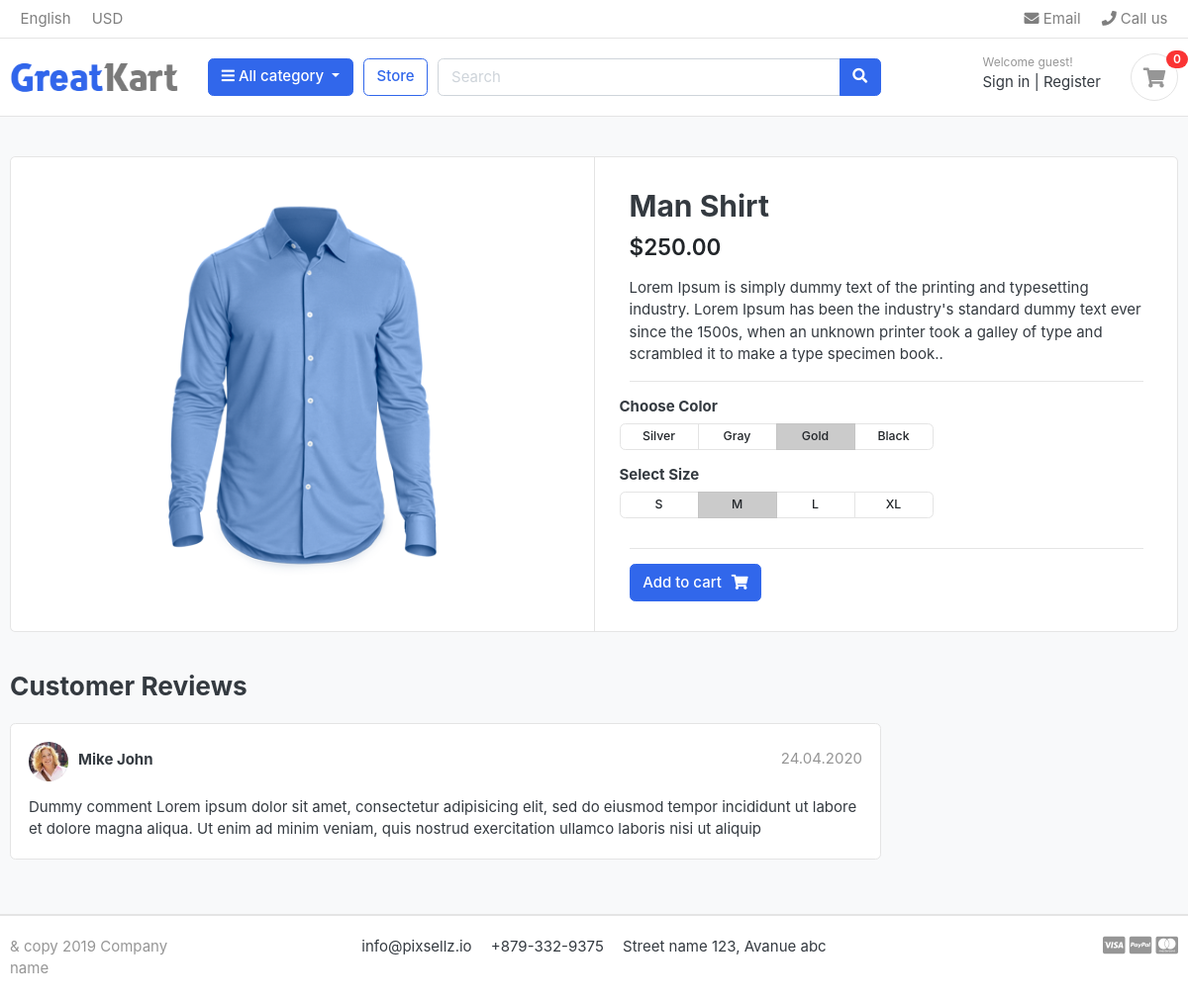
/store/shirts/man-shirt/, run on the app's committed database.
### store/models.py (models this page shows, shortened)
class Product(models.Model):
    Product_name    = models.CharField(max_length=50, unique=True)
    Slug            = models.SlugField(max_length=50, unique=True)
    Description     = models.TextField()
    Price           = models.IntegerField()
    Image           = models.ImageField(upload_to='product/images')
    Stock           = models.IntegerField()
    is_available    = models.BooleanField(default=True)
    category        = models.ForeignKey(Categorie, on_delete=models.CASCADE)
    Created_date    = models.DateTimeField(auto_now_add=True)
    Modified_date   = models.DateTimeField(auto_now=True)

### store/views.py (the view)
# urls.py: path('<slug:category_slug>/<slug:product_slug>/', views.product_details, name='product_by_details'),
def product_details(request,category_slug,product_slug):
    try:
        single_product = Product.objects.get(category__slug=category_slug,Slug=product_slug)
    except Product.DoesNotExist:
        raise Http404("Product not found.")
    context ={
        'single_product': single_product,
    }
    return render(request, 'product-detail.html', context)

### cart/context_processor.py (called while the page is built)
def counter(request):
    cart_count = 0
    try :
        cart = Cart.objects.get(cart_id= _cart_id(request))
        cart_itams = CartIteam.objects.filter(cart=cart, is_active=True)
        cart_count = sum(iteam.quantity for iteam in cart_itams)
    except Cart.DoesNotExist:
        cart_count = 0
    return dict(cart_count=cart_count)

### cart/views.py (called while the page is built)
def _cart_id(request):
    cart = request.session.session_key
    if not cart:
       cart = request.session.create()
    return cart

### category/context_processor.py (called while the page is built)
def get_links(request):
    links = Categorie.objects.all()
    return dict(link=links)

### templates/product-detail.html
{% extends "base.html" %}
{% block content %}
{% load static %}
<section class="section-content padding-y bg">
<div class="container">
<div class="card">
	<div class="row no-gutters">
		<aside class="col-md-6">
<article class="gallery-wrap">
	<div class="img-big-wrap">
	   <a href="#"><img src="{{single_product.Image.url}}"></a>
	</div>
</article>
		</aside>
		<main class="col-md-6 border-left">
<article class="content-body">
<h2 class="title">{{single_product.Product_name}}</h2>
<div class="mb-3">
	<var class="price h4">${{single_product.Price}}.00</var>
</div>
<p>{{single_product.Description}}.</p>
<hr>
	<div class="row">
		<div class="item-option-select">
			<h6>Choose Color</h6>
			<div class="btn-group btn-group-sm btn-group-toggle" data-toggle="buttons">
			  <label class="btn btn-light">
			    <input type="radio" name="radio_color"> Silver
			  </label>
			  <label class="btn btn-light">
			    <input type="radio" name="radio_color" > Gray
			  </label>
			  <label class="btn btn-light active">
			    <input type="radio" name="radio_color checked"> Gold
			  </label>
			  <label class="btn btn-light">
			    <input type="radio" name="radio_color"> Black
			  </label>
			</div>
		</div>
	</div>
	<div class="row">
		<div class="item-option-select">
			<h6>Select Size</h6>
			<div class="btn-group btn-group-sm btn-group-toggle" data-toggle="buttons">
			  <label class="btn btn-light">
			    <input type="radio" name="radio_color"> S
			  </label>
			  <label class="btn btn-light active">
			    <input type="radio" name="radio_color" checked> M
			  </label>
			  <label class="btn btn-light">
			    <input type="radio" name="radio_color"> L
			  </label>
			  <label class="btn btn-light">
			    <input type="radio" name="radio_color"> XL
			  </label>
			</div>
		</div>
	</div>
	<hr>
	{% if single_product.Stock < 1 %}
  		<h5>Out of Stock</h5>
	{% else %}
		<a href="{% url 'add_cart' single_product.id %}" class="btn btn-primary"><span class="text">Add to cart</span><i class="fas fa-shopping-cart"></i></a>
	{% endif %}
</article>
		</main>
	</div>
</div>
<br>
<div class="row">
			<div class="col-md-9">
	<header class="section-heading">
		<h3>Customer Reviews </h3>
	</header>
	<article class="box mb-3">
		<div class="icontext w-100">
			<img src="{% static "./images/avatars/avatar1.jpg" %}" class="img-xs icon rounded-circle">
			<div class="text">
				<span class="date text-muted float-md-right">24.04.2020 </span>
				<h6 class="mb-1">Mike John </h6>
			</div>
		</div>
		<div class="mt-3">
			<p>
				Dummy comment Lorem ipsum dolor sit amet, consectetur adipisicing elit, sed do eiusmod
				tempor incididunt ut labore et dolore magna aliqua. Ut enim ad minim veniam,
				quis nostrud exercitation ullamco laboris nisi ut aliquip
			</p>
		</div>
	</article>
	</div>
</div>
</div>
</section>
{% endblock content %}

### static/css/ui.css (style rules this page uses)
html { font-family: "Inter", sans-serif; font-size: 15px; }
.content-body { flex: 1 1 auto; padding: 2rem 2.3rem; }
.img-xs, .img-sm, .img-md, .img-lg { -o-object-fit: cover; object-fit: cover; flex-shrink: 0; flex-grow: 0; }
.img-xs { width: 40px; height: 40px; }
.padding-y { padding-top: 40px; padding-bottom: 40px; }
var { font-style: normal; }
article:after, .form-group:after { display: block; clear: both; content: ""; }
.bg { background-color: #f8f9fa; }
.section-heading { margin-bottom: 20px; margin-top: 15px; }
p:last-child { margin-bottom: 0; }
.btn-light { background-color: #fff; border-color: #e4e4e4; }
.btn .text + i { margin-left: 10px; }
.icontext { display: inline-flex; align-items: center; vertical-align: middle; }
.icontext .text { width: 100%; line-height: 1.2; }
.icontext .icon { position: relative; margin-right: 10px; flex-shrink: 0; flex-grow: 0; }
.price { font-weight: 600; color: #212529; }
.box { padding: 18px; background: #fff; border-radius: 0.37rem; border: 1px solid #e4e4e4; }
.box img { max-width: 100%; }
.gallery-wrap .img-big-wrap { margin-bottom: 10px; border-radius: 0.37rem; overflow: hidden; background-color: #fff; }
.gallery-wrap .img-big-wrap a { text-align: center; display: block; }
.gallery-wrap .img-big-wrap img { height: 450px; width: auto; display: inline-block; }
.item-option-select { margin-bottom: 1rem; display: inline-block; margin-right: 15px; }
.item-option-select .btn { min-width: 80px; }

### data on the page
Product: Image (picture), Product_name "Man Shirt", Price "250", Description "Lorem Ipsum is simply dummy text of the printing and typesetting industry. Lorem Ipsum has been the industry's standard dummy text ever since the 1500s, when an unknown printer took a galley of type and scrambled it to make a type specimen book."

### other printed values
{{ cart_count }} "0"
